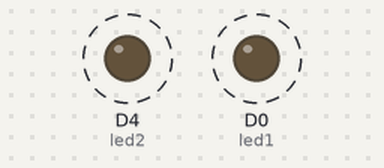
This sketch was run on a simulated ESP8266 (NodeMCU). Parts: output pins drawn as LEDs (lit = HIGH). Dashed ring = blinking. What the sketch prints to the serial monitor is not drawn.

Above: at 0.5 s.
Timing chart, 0 to 4.6 s (numbered marks = the images above):
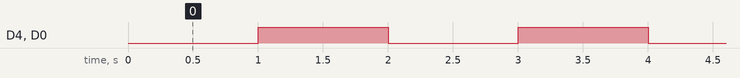

The sketch:

led_blink.ino
```cpp
int led1 = D0;
int led2 = D4;

void setup() {
  Serial.begin(9600);
  pinMode(led1,OUTPUT);
  pinMode(led2,OUTPUT);
}

void loop() {
  Serial.println("LED turned off");
  digitalWrite(led1,LOW);
  digitalWrite(led2,LOW);
  delay(1000);
  Serial.println("LED turned on");
  digitalWrite(led1,HIGH);
  digitalWrite(led2,HIGH);
  delay(1000);
}
```

Measured:
- by itself, D4 (led2), D0 (led1): alternates HIGH for 1.0 s and LOW for 1.0 s
